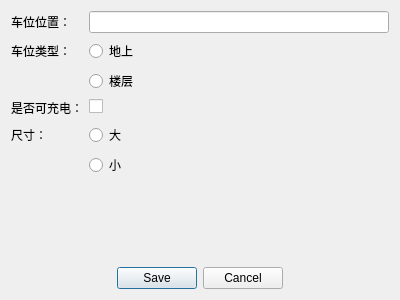
<?xml version="1.0" encoding="UTF-8"?>
<ui version="4.0">
 <class>addDialog</class>
 <widget class="QDialog" name="addDialog">
  <property name="geometry">
   <rect>
    <x>0</x>
    <y>0</y>
    <width>400</width>
    <height>300</height>
   </rect>
  </property>
  <property name="windowTitle">
   <string>Dialog</string>
  </property>
  <layout class="QVBoxLayout" name="verticalLayout">
   <item>
    <layout class="QFormLayout" name="formLayout">
     <item row="0" column="0">
      <widget class="QLabel" name="positionLabel">
       <property name="text">
        <string>车位位置：</string>
       </property>
      </widget>
     </item>
     <item row="0" column="1">
      <widget class="QLineEdit" name="positionEdit"/>
     </item>
     <item row="1" column="0">
      <widget class="QLabel" name="typeLabel">
       <property name="text">
        <string>车位类型：</string>
       </property>
      </widget>
     </item>
     <item row="1" column="1">
      <widget class="QRadioButton" name="groundRadioButton">
       <property name="text">
        <string>地上</string>
       </property>
       <attribute name="buttonGroup">
        <string notr="true">typeGroup</string>
       </attribute>
      </widget>
     </item>
     <item row="2" column="0">
      <widget class="QLabel" name="label_3">
       <property name="text">
        <string/>
       </property>
      </widget>
     </item>
     <item row="2" column="1">
      <widget class="QRadioButton" name="buildingRadioButton">
       <property name="text">
        <string>楼层</string>
       </property>
       <attribute name="buttonGroup">
        <string notr="true">typeGroup</string>
       </attribute>
      </widget>
     </item>
     <item row="3" column="0">
      <widget class="QLabel" name="chargeableLabel">
       <property name="text">
        <string>是否可充电：</string>
       </property>
      </widget>
     </item>
     <item row="3" column="1">
      <widget class="QCheckBox" name="chargeableCheckBox">
       <property name="text">
        <string/>
       </property>
      </widget>
     </item>
     <item row="4" column="0">
      <widget class="QLabel" name="sizeLabel">
       <property name="text">
        <string>尺寸：</string>
       </property>
      </widget>
     </item>
     <item row="5" column="0">
      <widget class="QLabel" name="label_6">
       <property name="text">
        <string/>
       </property>
      </widget>
     </item>
     <item row="4" column="1">
      <widget class="QRadioButton" name="bigRadioButton">
       <property name="text">
        <string>大</string>
       </property>
       <attribute name="buttonGroup">
        <string notr="true">sizeGroup</string>
       </attribute>
      </widget>
     </item>
     <item row="5" column="1">
      <widget class="QRadioButton" name="smallRadioButton">
       <property name="text">
        <string>小</string>
       </property>
       <attribute name="buttonGroup">
        <string notr="true">sizeGroup</string>
       </attribute>
      </widget>
     </item>
    </layout>
   </item>
   <item>
    <widget class="QDialogButtonBox" name="buttonBox">
     <property name="orientation">
      <enum>Qt::Horizontal</enum>
     </property>
     <property name="standardButtons">
      <set>QDialogButtonBox::Cancel|QDialogButtonBox::Save</set>
     </property>
     <property name="centerButtons">
      <bool>true</bool>
     </property>
    </widget>
   </item>
  </layout>
 </widget>
 <resources/>
 <connections>
  <connection>
   <sender>buttonBox</sender>
   <signal>accepted()</signal>
   <receiver>addDialog</receiver>
   <slot>accept()</slot>
   <hints>
    <hint type="sourcelabel">
     <x>248</x>
     <y>254</y>
    </hint>
    <hint type="destinationlabel">
     <x>157</x>
     <y>274</y>
    </hint>
   </hints>
  </connection>
  <connection>
   <sender>buttonBox</sender>
   <signal>rejected()</signal>
   <receiver>addDialog</receiver>
   <slot>reject()</slot>
   <hints>
    <hint type="sourcelabel">
     <x>316</x>
     <y>260</y>
    </hint>
    <hint type="destinationlabel">
     <x>286</x>
     <y>274</y>
    </hint>
   </hints>
  </connection>
 </connections>
 <buttongroups>
  <buttongroup name="typeGroup"/>
  <buttongroup name="sizeGroup"/>
 </buttongroups>
</ui>
